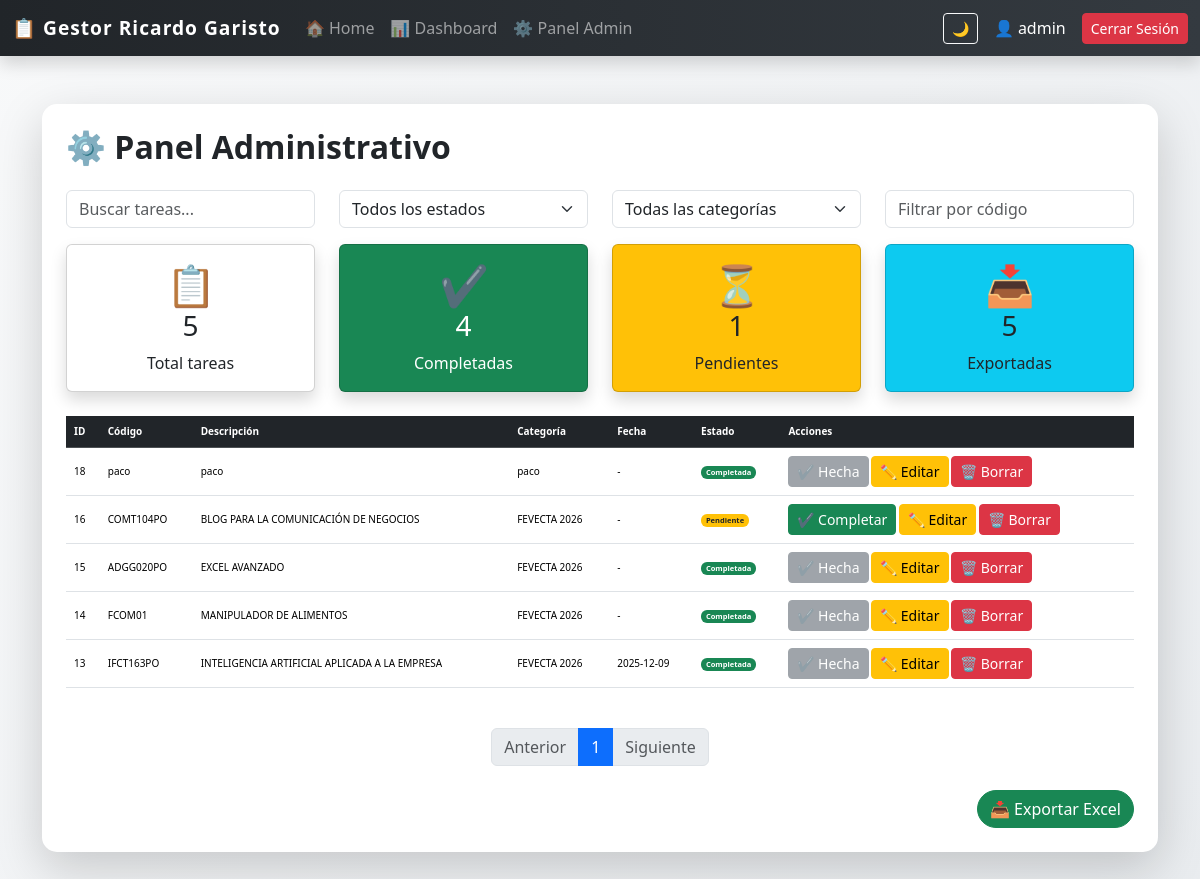
Page /admin (signed in) on the committed database.
### tables this page shows
CREATE TABLE usuarios (
            id INTEGER PRIMARY KEY AUTOINCREMENT,
            username TEXT UNIQUE NOT NULL,
            email TEXT UNIQUE,
            password TEXT NOT NULL,
            es_admin INTEGER DEFAULT 0
        );

CREATE TABLE tareas (
            id INTEGER PRIMARY KEY AUTOINCREMENT,
            descripcion TEXT NOT NULL,
            categoria TEXT,
            fecha TEXT,
            completada INTEGER DEFAULT 0,
            codigo TEXT,
            usuario_id INTEGER,
            FOREIGN KEY (usuario_id) REFERENCES usuarios(id)
        );

### app_web.py (the view)
@app.route("/admin")
@login_required
def admin():
    if session.get("es_admin") != 1:
        return redirect("/")
    page = request.args.get("page", 1, type=int)
    per_page = 10
    offset = (page - 1) * per_page
    conn = get_connection()
    cursor = conn.cursor()
    cursor.execute("""
        SELECT tareas.id,
               tareas.descripcion,
               tareas.categoria,
               tareas.fecha,
               tareas.completada,
               tareas.codigo,
               tareas.usuario_id,
               usuarios.username AS usuario
        FROM tareas
        LEFT JOIN usuarios ON tareas.usuario_id = usuarios.id
        ORDER BY tareas.id DESC
        LIMIT ? OFFSET ?
    """, (per_page, offset))
    tareas = cursor.fetchall()
    cursor.execute("SELECT COUNT(*) FROM tareas")
    total_tareas = cursor.fetchone()[0]
    total_pages = (total_tareas + per_page - 1) // per_page if total_tareas > 0 else 1
    cursor.execute("SELECT COUNT(*) FROM tareas WHERE completada = 1")
    completadas = cursor.fetchone()[0]
    pendientes = total_tareas - completadas
    cursor.execute("SELECT DISTINCT categoria FROM tareas")
    categorias = [row["categoria"] for row in cursor.fetchall() if row["categoria"]]
    conn.close()
    return render_template(
        "admin.html",
        tareas=tareas,
        page=page,
        total_pages=total_pages,
        total=total_tareas,
        completadas=completadas,
        pendientes=pendientes,
        exportadas=total_tareas, # Faltaba esta variable que usas en los KPIs
        categorias=categorias
    )

### app_web.py (called while the page is built)
def get_connection():
    conn = sqlite3.connect(DB_NAME)
    conn.row_factory = sqlite3.Row
    return conn

def login_required(f):
    @wraps(f)
    def decorated_function(*args, **kwargs):
        if "user_id" not in session:
            return redirect(url_for("login"))
        return f(*args, **kwargs)
    return decorated_function

### templates/admin.html (shortened to what this page needs)
{% extends "base.html" %}
{% block content %}
<h2 class="mb-4 fw-bold">⚙ Panel Administrativo</h2>
<div class="row mb-3">
    <div class="col-md-3">
        <input type="text" id="buscador" class="form-control" placeholder="Buscar tareas...">
    </div>
    <div class="col-md-3">
        <select id="filtro_estado" class="form-select">
            <option value="">Todos los estados</option>
        </select>
    </div>
    <div class="col-md-3">
        <select id="filtro_categoria" class="form-select">
            <option value="">Todas las categorías</option>
        </select>
    </div>
    <div class="col-md-3">
        <input type="text" id="filtro_codigo" class="form-control" placeholder="Filtrar por código">
    </div>
</div>
<div class="row g-4 mb-4">
    <div class="col-md-3">
        <div class="card text-center shadow p-3">
            <div class="display-6">📋</div>
            <h3>{{ total }}</h3>
            <p class="mb-0">Total tareas</p>
        </div>
    </div>
    <div class="col-md-3">
        <div class="card text-center shadow p-3 bg-success text-white">
            <div class="display-6">✔</div>
            <h3>{{ completadas }}</h3>
            <p class="mb-0">Completadas</p>
        </div>
    </div>
    <div class="col-md-3">
        <div class="card text-center shadow p-3 bg-warning">
            <div class="display-6">⏳</div>
            <h3>{{ pendientes }}</h3>
            <p class="mb-0">Pendientes</p>
        </div>
    </div>
    <div class="col-md-3">
        <div class="card text-center shadow p-3 bg-info text-dark">
            <div class="display-6">📥</div>
            <h3>{{ exportadas }}</h3>
            <p class="mb-0">Exportadas</p>
        </div>
    </div>
</div>
<div class="table-responsive">
    <table class="table table-hover align-middle">
        <thead class="table-dark">
            <tr>
                <th>ID</th>
                <th>Código</th>
                <th>Descripción</th>
                <th>Categoría</th>
                <th>Fecha</th>
                <th>Estado</th>
                <th>Acciones</th>
            </tr>
        </thead>
        <tbody>
            {% for tarea in tareas %}
            <tr>
                <td>{{ tarea[0] }}</td>
                <td>{{ tarea[5] if tarea|length > 5 else '-' }}</td>
                <td>{{ tarea[1] }}</td>
                <td>{{ tarea[2] if tarea[2] else "General" }}</td>
                <td>{{ tarea[3] if tarea[3] else "-" }}</td>
                <td>
                    {% if tarea[4] == 1 %}
                        <span class="badge bg-success">Completada</span>
                    {% else %}
                        <span class="badge bg-warning text-dark">Pendiente</span>
                    {% endif %}
                </td>
                <td>
                    {% if tarea[4] == 0 %}
                        <a href="/completar/{{ tarea[0] }}" class="btn btn-sm btn-success">✔ Completar</a>
                    {% else %}
                        <button class="btn btn-sm btn-secondary" disabled>✔ Hecha</button>
                    {% endif %}
                    <a href="/editar/{{ tarea[0] }}" class="btn btn-sm btn-warning">✏ Editar</a>
                    <a href="/eliminar/{{ tarea[0] }}" class="btn btn-sm btn-danger"
                       onclick="return confirm('¿Seguro que deseas eliminar esta tarea?');">🗑 Borrar</a>
                </td>
            </tr>
            {% endfor %}
        </tbody>
    </table>
</div>
<nav class="mt-4">
    <ul class="pagination justify-content-center">
        <li class="page-item {% if page <= 1 %}disabled{% endif %}">
            <a class="page-link" href="?page={{ page - 1 }}">Anterior</a>
        </li>
        {% for p in range(1, total_pages + 1) %}
        <li class="page-item {% if p == page %}active{% endif %}">
            <a class="page-link" href="?page={{ p }}">{{ p }}</a>
        </li>
        {% endfor %}
        <li class="page-item {% if page >= total_pages %}disabled{% endif %}">
            <a class="page-link" href="?page={{ page + 1 }}">Siguiente</a>
        </li>
    </ul>
</nav>
{% endblock %}

### templates/base.html (shortened to what this page needs)
<!DOCTYPE html>
<html lang="es">
<head>
    <link href="https://cdn.jsdelivr.net/npm/bootstrap@5.3.2/dist/css/bootstrap.min.css" rel="stylesheet">
    <link rel="stylesheet" href="https://cdnjs.cloudflare.com/ajax/libs/animate.css/4.1.1/animate.min.css"/>
</head>
<body>
<nav class="navbar navbar-expand-lg navbar-dark shadow">
    <div class="container-fluid">
        <a class="navbar-brand fw-bold" href="/">
            📋 Gestor Ricardo Garisto
        </a>
        <div class="collapse navbar-collapse" id="navbarNav">
            <ul class="navbar-nav me-auto">
                <li class="nav-item">
                    <a class="nav-link" href="/">🏠 Home</a>
                </li>
                <li class="nav-item">
                    <a class="nav-link" href="/dashboard">📊 Dashboard</a>
                </li>
                <li class="nav-item">
                    <a class="nav-link" href="/admin">⚙ Panel Admin</a>
                </li>
            </ul>
            <button onclick="toggleDark()"
                    class="btn btn-outline-light btn-sm me-3">
                🌙
            </button>
            <div class="d-flex align-items-center">
                <span class="text-white me-3">
                    👤 {{ session['user'] }}
                </span>
                <a href="/logout" class="btn btn-danger btn-sm">
                    Cerrar Sesión
                </a>
            </div>
        </div>
    </div>
</nav>
<div class="container my-5">
    <div class="card shadow-lg main-card animate__animated animate__fadeInUp">
        <div class="card-body p-4">
            {% block content %}{% endblock %}
            <div class="text-end mt-4">
                <a href="/exportar" class="btn btn-success export-btn">
                    📥 Exportar Excel
                </a>
            </div>
        </div>
    </div>
</div>
</body>
</html>

### templates/base.html (style rules this page uses)
body { background: linear-gradient(135deg, #f8f9fa, #e9ecef); transition: all 0.3s ease; }
.table-responsive { overflow-x: auto; -webkit-overflow-scrolling: touch; font-size: 10px; }
.navbar { background: linear-gradient(90deg, #212529, #343a40); }
.navbar-brand { letter-spacing: 1px; font-size: 1.2rem; }
.nav-link { transition: 0.3s; }
.main-card { border-radius: 15px; border: none; }
.export-btn { border-radius: 50px; font-weight: 500; }

### rows in the picture
usuarios: user "admin"
tareas: id "18", codigo "paco", descripcion "paco", categoria "paco", fecha "-", completada "Completada"
tareas: id "16", codigo "COMT104PO", descripcion "BLOG PARA LA COMUNICACIÓN DE NEGOCIOS", categoria "FEVECTA 2026", fecha "-", completada "Pendiente"
tareas: id "15", codigo "ADGG020PO", descripcion "EXCEL AVANZADO", categoria "FEVECTA 2026", fecha "-", completada "Completada"
tareas: id "14", codigo "FCOM01", descripcion "MANIPULADOR DE ALIMENTOS", categoria "FEVECTA 2026", fecha "-", completada "Completada"
tareas: id "13", codigo "IFCT163PO", descripcion "INTELIGENCIA ARTIFICIAL APLICADA A LA EMPRESA", categoria "FEVECTA 2026", fecha "2025-12-09", completada "Completada"

### other values in the picture
{{ total }} "5"
{{ completadas }} "4"
{{ pendientes }} "1"
{{ exportadas }} "5"
{{ p }} "1"
